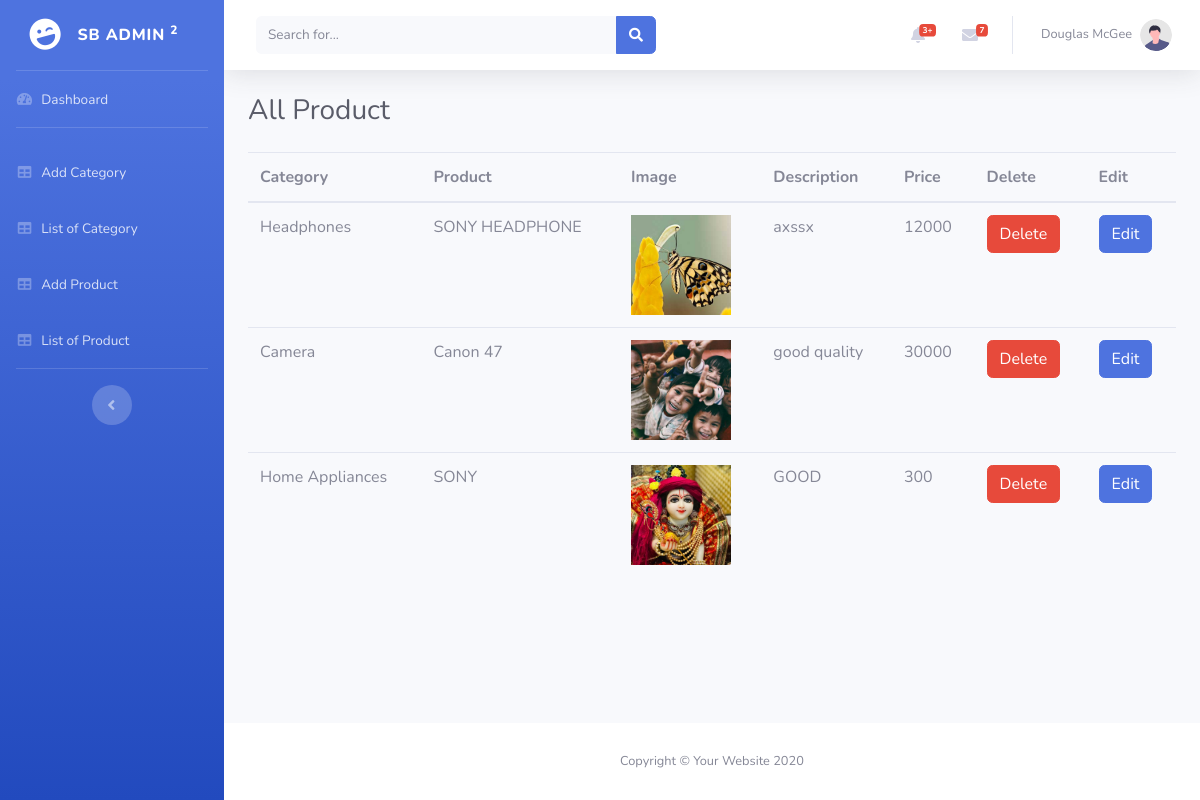
/admin/product.php, run on an earlier commit of the app's database.
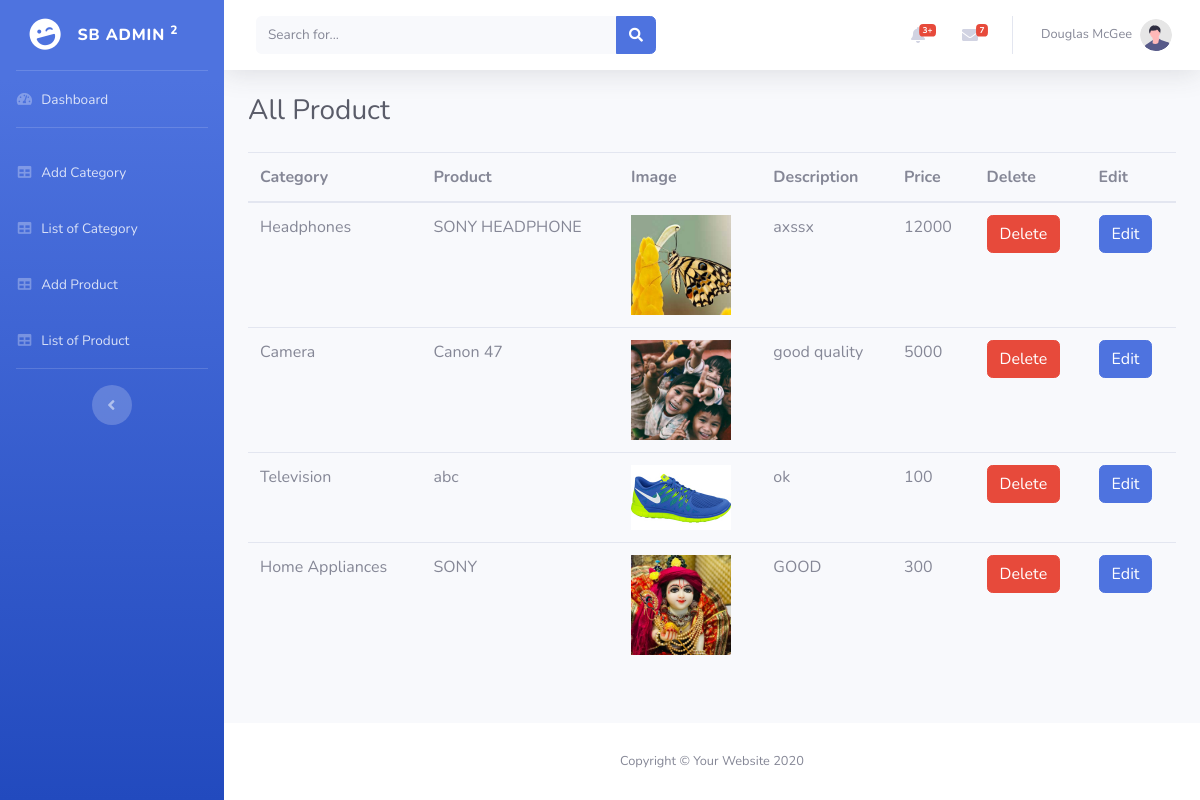
And on a later commit of the database.
### tables this page shows
CREATE TABLE `product` (
  `id` int(11) NOT NULL,
  `category_id` int(11) DEFAULT NULL,
  `name` varchar(100) NOT NULL,
  `image` varchar(100) NOT NULL,
  `price` varchar(100) NOT NULL,
  `description` text NOT NULL
);

CREATE TABLE `category` (
  `id` int(11) NOT NULL,
  `name` varchar(100) NOT NULL,
  `image` varchar(100) NOT NULL
);

### admin/product.php (the view, shortened to what this page needs)
<?php
$db = mysqli_connect("localhost", "root", "", "ecommerce");
$select = "SELECT product.name as pname , product.image , product.price , product.description, product.category_id ,category.name as cname , category.id FROM product INNER JOIN category ON category.id = product.category_id ";
$result = $db->query($select);
?>
<!DOCTYPE html>
<html lang="en">
<head>
    <link href="vendor/fontawesome-free/css/all.min.css" rel="stylesheet" type="text/css">
    <link href="css/sb-admin-2.min.css" rel="stylesheet">
</head>
<body id="page-top">
    <div id="wrapper">
        <?php include('inc/sidebar.php'); ?>
        <div id="content-wrapper" class="d-flex flex-column">
            <div id="content">
                <?php include('inc/topbar.php'); ?>
                <div class="container-fluid">
                    <h1 class="h3 mb-4 text-gray-800">All Product</h1>
                     <table class="table">
    <thead>
      <tr>
        <th>Category</th>
        <th>Product</th>
        <th>Image</th>
        <th>Description</th>
        <th>Price</th>
        <th>Delete</th>
        <th>Edit</th>
      </tr>
    </thead>
    <tbody>
      <tr>
        <?php while ($row = $result->fetch_assoc()) { ?>
            <td><?php echo $row['cname']; ?></td>
            <td><?php echo $row['pname']; ?></td>
            <td><img src="uploads/<?php echo $row['image']; ?>" width="100"></td>
            <td><?php echo $row['description']; ?></td>
            <td><?php echo $row['price']; ?></td>
            <td><a href="delete_product.php?id=<?php echo $row['id']; ?>" class="btn btn-danger">Delete</a></td>
            <td><a href="edit_product.php?id=<?php echo $row['id']; ?>" class="btn btn-primary">Edit</a></td>
        </tr>
        <?php } ?>
    </tbody>
  </table>
                </div>
            </div>
           <?php include('inc/footer.php'); ?>

What changed in the data, as far as the page shows it:
changed product "Canon 47": price "30000" → "5000"
now on this page (row edited): product: category.name "Television", name "abc", image (picture), description "ok", price "100"
